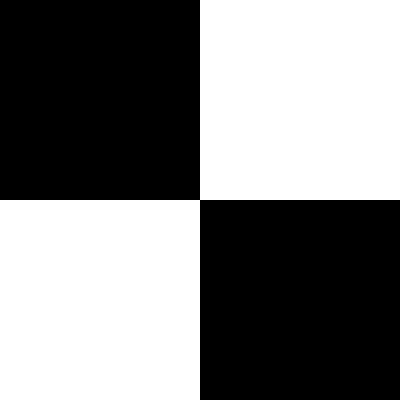
#> input picture plotAverageBrightness/chess.jpg, 400 x 400 px
$ python plotAverageBrightness.py
#> lines starting #> are read from the running program, lines starting #| are printed output that depends on the picture; after the words box and inside, x2 and y2 are one past the last pixel; in counts of white or black regions, pixels touching at a corner belong together
#Todo: integrate or move plotting to PyQT

from PIL import Image
import numpy as np
import matplotlib.pyplot as plt
from scipy.integrate import cumulative_trapezoid

# np.set_printoptions(threshold=sys.maxsize)

# testing on 400x400 checker pattern.
image = Image.open(r"chess.jpg")
#> image is the input picture: PIL image 400x400 RGB; 50% white; 1 white region, box (x1, y1, x2, y2) and area: (0, 0, 400, 400) 80000
left = 0
right = 300 #400
top = 0
bottom = 200 #400


image = image.crop((left, top, right, bottom))
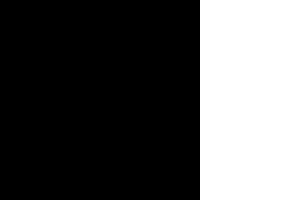
#> image: PIL image 300x200 RGB; 33.3% white; 1 white region, box (x1, y1, x2, y2) and area: (200, 0, 300, 200) 20000
image = image.convert('L')
image.show()
brightness_data = np.asarray(image)

#  Vertical average = 1, Horizontal average = 0.
a_data = np.average(brightness_data, axis=0)
#> a_data = 300 values from 0 to 255

fig, axs = plt.subplots(3)
axs[0].plot(a_data)
axs[0].set_title("avg. brightness")
axs[1].plot(cumulative_trapezoid(
    a_data, list(range(1, len(a_data)+1)), initial=0))
axs[1].set_title(f"integral: {np.trapz(a_data):.3f}")
axs[2].set_title("Histogram")
axs[2].plot(image.histogram())

plt.show()
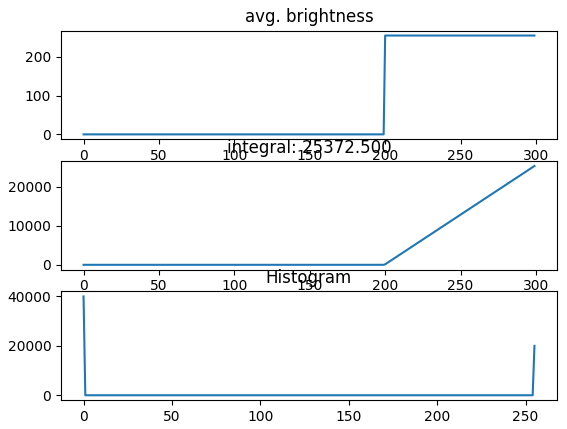
#> figure drawn by matplotlib, 3 panels; panel 1: curve peaks at x = 200, y = 255; panel 2: curve peaks at x = 299, y = 25372.5; panel 3: curve peaks at x = 0, y = 40000
